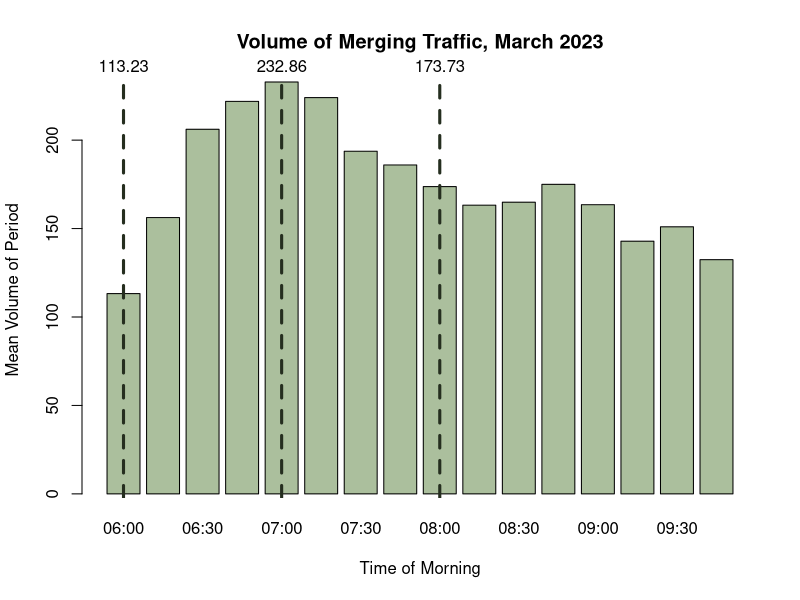
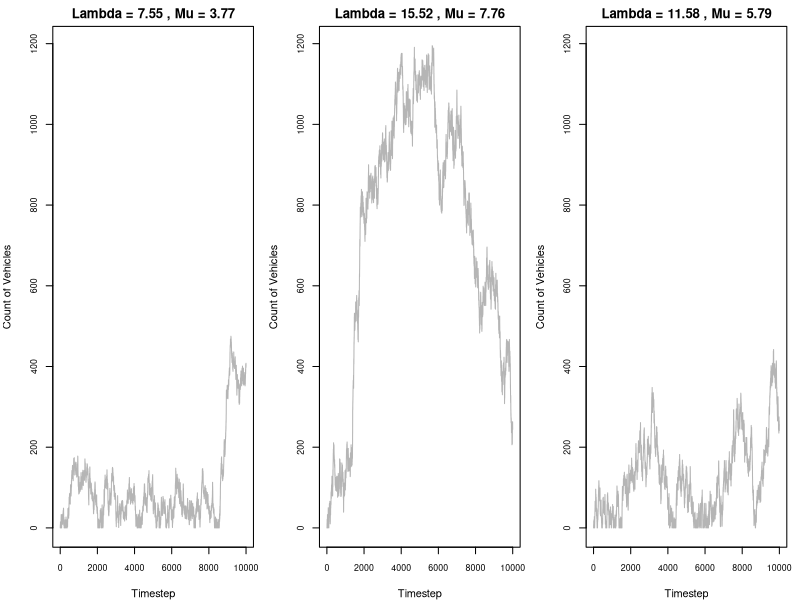
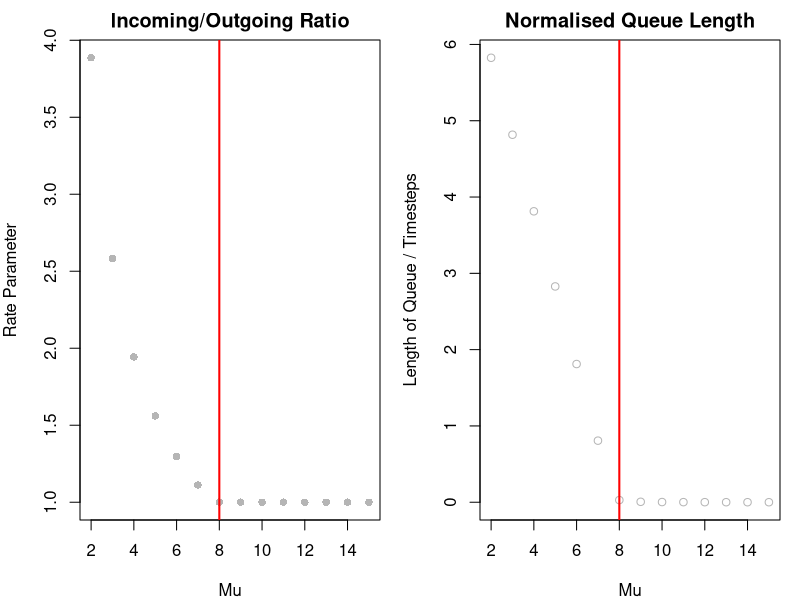
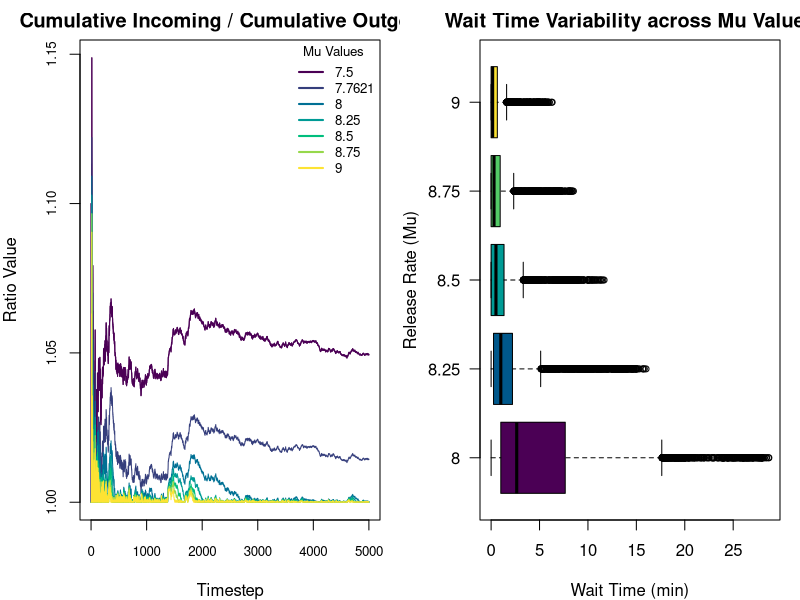
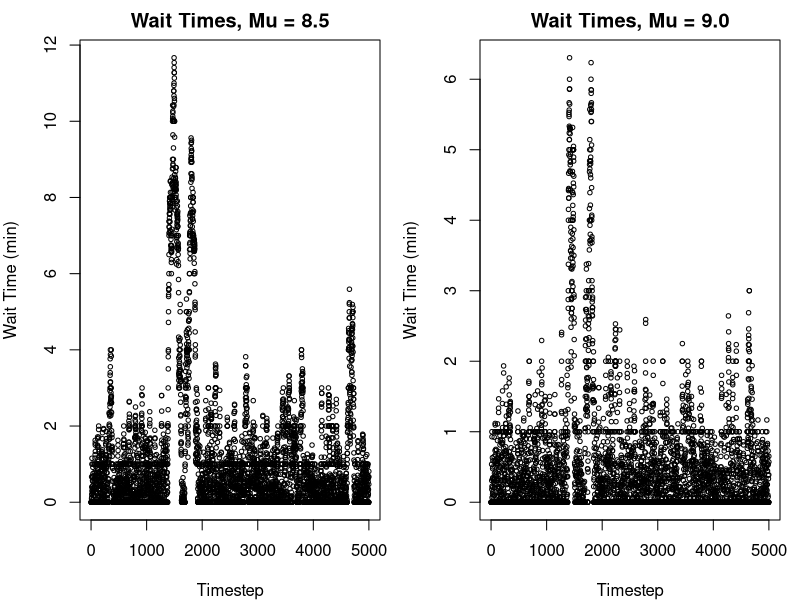
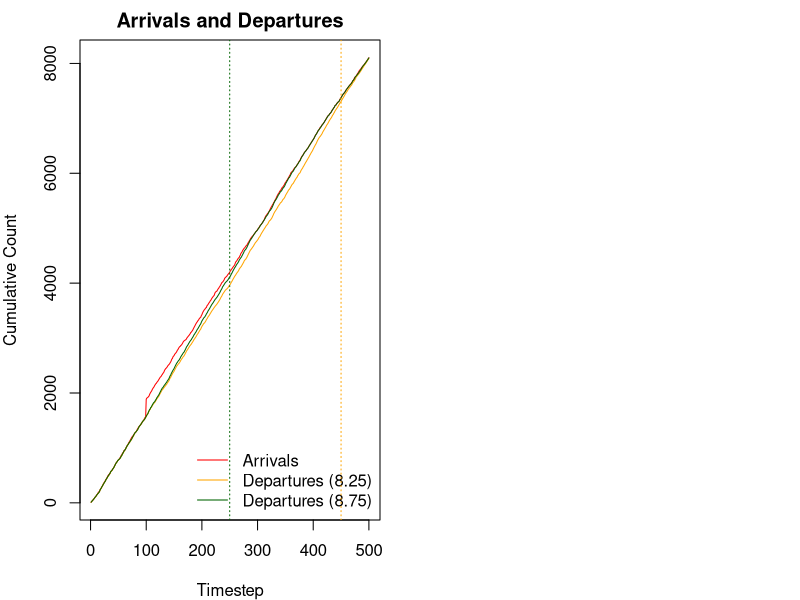
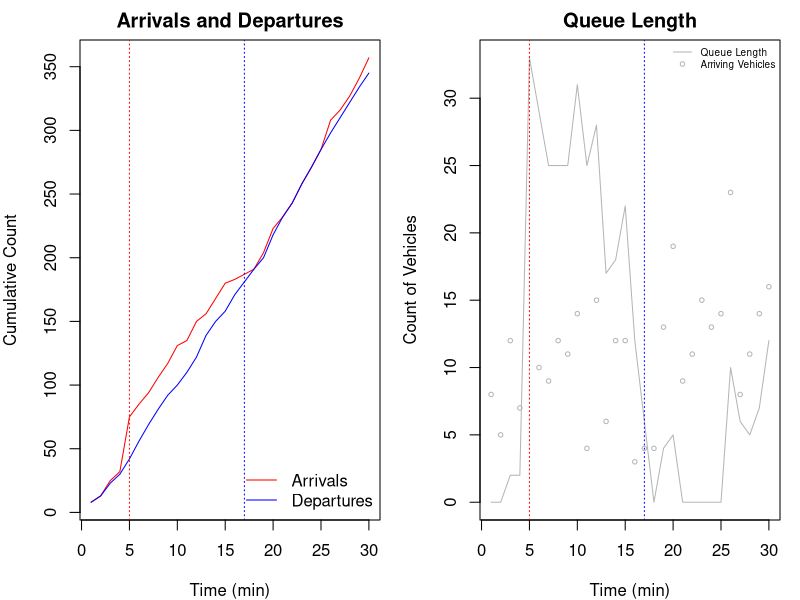
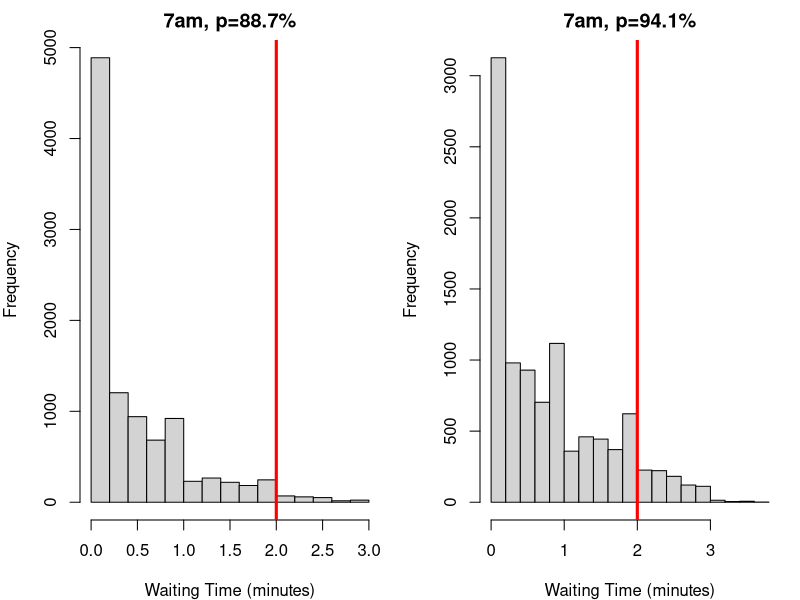

Recreate these plots in R, in order.
## ---- chunk 1
#| include: false

# Keep these commented as the full files were too large to upload to Github
# Importing datasets
# raw23 <- read.csv("2023-03.csv")
# raw25 <- read.csv("2025-03.csv")

# Filtering for on-ramp segment
# ramp25 <- raw25[raw25$MLinkID == 5725, ]
# ramp23 <- raw23[raw23$MLinkID == 5725, ]

# Filtering for the freeway segment directly following the on-ramp
# fwy25 <- raw25[raw25$MLinkID == 183, ]
# fwy23 <- raw23[raw23$MLinkID == 183, ]

# Simplified import commands
ramp25 <- read.csv("ramp25.csv")
ramp23 <- read.csv("ramp23.csv")

fwy25 <- read.csv("fwy25.csv")
fwy23 <- read.csv("fwy23.csv")
## ---- chunk 2
#| include: false

library(lubridate)

# Converting datetime strings to date objects
ramp23$Date.Time.AWST <- ymd_hm(ramp23$Date.Time.AWST)

# Adding day of the week column (1=sunday, 7=saturday)
ramp23$Weekday <- wday(ramp23$Date.Time.AWST)

# Adding hour of the day column
ramp23$Hour <- hour(ramp23$Date.Time.AWST)

# Adding 15-min segment identifier of column
ramp23$Period <- format(ramp23$Date.Time.AWST, "%H:%M")

# Removing weekends
ramp23.wk <- ramp23[ramp23$Weekday %in% c(2, 3, 4, 5, 6), ]

# Filtering for only the morning peak (6am-10am)
ramp23.pk.wk <- ramp23.wk[6 <= ramp23.wk$Hour & ramp23.wk$Hour < 10, ]

# Removing public holidays (March 6 is the onyl date - Labour Day)
ramp23.pk.wk <- ramp23.pk.wk[date(ramp23.pk.wk$Date.Time.AWST) != "2023-03-06", ]
## ---- chunk 3
head(ramp23[, c(-6, -7, -8, -9, -10)])
## ---- chunk 4
#| include: false

smeans <- aggregate(Volume ~ Period, 
                           data = ramp23.pk.wk, 
                           FUN = mean)

# getting max volume
smax <- max(smeans$Volume)
maxindex <- which(smeans$Volume == smax)

# getting mean volume
smean <- mean(smeans$Volume)

# getting min volume
smin <- min(smeans$Volume)
minindex <- which(smeans$Volume == smin)
## ---- chunk 5
#| echo: false

bp <- barplot(smeans$Volume, names.arg = smeans$Period, col="#abbf9d", xlab = "Time of Morning", ylab = "Mean Volume of Period", main="Volume of Merging Traffic, March 2023")

abline(v = bp[1], col = "#252e1f", lwd = 3, lty = 2)
text(x = bp[1], y = smax, labels = round(smeans$Volume[1], 2), pos = 3, xpd = TRUE)

abline(v = bp[5], col = "#252e1f", lwd = 3, lty = 2)
text(x = bp[5], y = smax, labels = round(smeans$Volume[5], 2), pos = 3, xpd = TRUE)

abline(v = bp[9], col = "#252e1f", lwd = 3, lty = 2)
text(x = bp[9], y = smax, labels = round(smeans$Volume[9], 2), pos = 3, xpd = TRUE)
## ---- chunk 6
#| echo: false
smu6  <- mean(ramp23.pk.wk[ramp23.pk.wk$Period == "06:00", 4])
svar6 <- var(ramp23.pk.wk[ramp23.pk.wk$Period == "06:00", 4])

data.frame (
  Mean = smu6,
  Variance = svar6,
  row.names = c("6am (min)")
)
## ---- chunk 7
#| include: false
ssize6 <- (smu6^2) / (svar6 - smu6)
## ---- chunk 8
sim1 <- rnbinom(10000, size = ssize6, mu = smu6)
sim2 <- rpois(10000, lambda = smu6)
data.frame (
  Mean = c(smu6, mean(sim1), mean(sim2)),
  Variance = c(svar6, var(sim1), mean(sim2)),
  row.names = c("Dataset", "NBinom Sim", "Poisson Sim  ")
)
## ---- chunk 9
#| echo: false
data.frame(
  Mean = smu6 / 15,
  Variance = svar6 / 15^2,
  Size = ((smu6/15)^2) / ((svar6/(15^2)) - smu6/15),
  row.names = c("Vehicles/min")
  )
## ---- chunk 10
#| echo: false

data.frame(
  Mean = c(smu6, smu6/15, smu6/15),
  Size = c(ssize6, ((smu6/15)^2) / ((svar6/(15^2)) - smu6/15), ssize6/15),
  row.names = c("Vehicles/15min", "Vehicles/min (Method 1)", "Vehicles/min (Method 2)")
)
## ---- chunk 11
#| include: false

# 6am models
# leave as the same

# 7am models
smu7  <- mean(ramp23.pk.wk[ramp23.pk.wk$Period == "07:00", 4])
svar7 <- var(ramp23.pk.wk[ramp23.pk.wk$Period == "07:00", 4])
ssize7 <- ((smu7^2) / (svar7 - smu7))

# 8am models
smu8  <- mean(ramp23.pk.wk[ramp23.pk.wk$Period == "08:00", 4])
svar8 <- var(ramp23.pk.wk[ramp23.pk.wk$Period == "08:00", 4])
ssize8 <- ((smu8^2) / (svar8 - smu8))

# update to vehicles / 15 minute
# we no longer use variance! DO NOT TOUCHHHH VARIANCE
smu6 <- smu6 / 15
ssize6 <- ssize6 / 15

smu7 <- smu7 / 15
ssize7 <- ssize7 / 15

smu8 <- smu8 / 15
ssize8 <- ssize8 / 15
## ---- chunk 12
#| echo: false

data.frame(
  Mean = c(smu6, smu7, smu8),
  Size = c(ssize6, ssize7, ssize8),
  row.names = c("6am (min)", "7am (max)", "8am (mean)")
)
## ---- chunk 13
onRampSimulation <- function(steps, alambda, asize, rmu, c) {
  set.seed(1234)
  
  queue <- c() # storage for vehicles currently in queue
  incoming <- numeric(steps) # track count of vehicles arrived
  outgoing <- numeric(steps) # track count of vehicles released
  
  wlength <- numeric(steps) # track length of queue in each timestep
  wtimesavg <- numeric(steps) # track AVERAGE waiting times of vehicles released in a timestep
  wtimesall <- c() # track INDIVIDUAL waiting times of vehicles released in a timestep

  for (i in 1:steps) {
    # calculate arrivals
    arate <- rnbinom(1, size=asize, mu=alambda)
    
    queue <- c(queue, rep(i, arate))
    incoming[i] <- arate
    
    # calculate departures
    rrate <- sum(rpois(c, lambda=rmu))
    released <- min(length(queue), rrate)
    
    outgoing[i] <- released
    
    # release cars and track wait times
    if (released > 0) {
      rtimes <- i - queue[1:released]
      wtimesavg[i] <- mean(rtimes)
      wtimesall <- c(wtimesall, rtimes)
      queue <- queue[-(1:released)]
    } else {
      wtimesavg[i] <- 0 
    }
    
    wlength[i] <- length(queue)
  }
  
  return(list(
    incoming = incoming,
    outgoing = outgoing,
    wtimesavg = wtimesavg,
    wtimesall = wtimesall,
    wlength = wlength)
    )
}
## ---- chunk 14
#| include: false

# easy method to run mutliple simulations
runMultiSims <- function(steps, alambdas, asizes, rmus, c){
  if (length(rmus) != length(alambdas) || length(alambdas) != length(asizes))
    stop("Must have an equal count for each parameter.")
  
  sims <- list()

  for (i in seq_along(rmus)) {
    sims[[i]] <- onRampSimulation(
      steps = steps, 
      alambda = alambdas[i],
      asize = asizes[i],
      rmu = rmus[i], 
      c = c
    )
  }
  
  maxlength <- 0
  for (sim in sims) {
    maxlength <- max(sim$wlength, maxlength)
  }
  
  data <- list(
    sims = sims,
    maxlength = maxlength
  )
  
  return(data)
}
## ---- chunk 15
#| echo: false

c <- 2

rmu6 <- smu6/c
rmu7 <- smu7/c
rmu8 <- smu8/c

data.frame(
  Best = c(smu6, rmu6),
  Worst = c(smu7, rmu7),
  Average = c(smu8, rmu8),
  row.names = c("Arrival Rate", "Departure Rate")
)
## ---- chunk 16
#| echo: false
alambdas <- c(smu6, smu7, smu8)
asizes <- c(ssize6, ssize7, ssize8)
rmus <- c(rmu6, rmu7, rmu8)

sims <- runMultiSims(10000, alambdas, asizes, rmus, 2)
maxqueue <- sims$maxlength
sims <- sims$sims # can just rassign

par(mfrow=c(1, length(rmus)), mar=c(4, 4, 2, 1))

for (i in seq_along(rmus)) {
  plot(
    sims[[i]]$wlength,
    type = "l",
    xlab = "Timestep",
    ylab = "Count of Vehicles",
    ylim = c(0, maxqueue),
    cex.axis = 0.8,
    col = "#b5b5b5",
    main = paste("Lambda =", round(alambdas[i], 2), ", Mu =", round(rmus[i], 2))
  )
}

paste("Maximum length:", maxqueue)

## ---- chunk 17
#| echo: false

steps <- 1000
rmus <- seq(2, 15)
count <- length(rmus)
c <- 2

sims <- runMultiSims(steps, rep(smu7, count), rep(ssize7, count), rmus, c)
# inoutrate <- sapply(sims$sims, function(x) mean(x$incoming/x$outgoing))
inoutrate <- sapply(sims$sims, function(x) sum(x$incoming)/sum(x$outgoing))
meanlength <- sapply(sims$sims, function(x) mean(x$wlength)/steps) # /steps to normalise

par(mfrow=c(1, 2))
plot(rmus, inoutrate, main="Incoming/Outgoing Ratio", ylab="Rate Parameter", xlab="Mu", pch=16, col="#b5b5b5")
abline(v=8, col="red", lwd = 2)
plot(rmus, meanlength, col="#b5b5b5", main="Normalised Queue Length", ylab="Length of Queue / Timesteps", xlab="Mu")
abline(v=8, col="red", lwd = 2)

paste("Recall that the incoming rate is", round(smu7, 2), "with a critical Mu of", round(rmu7, 2))
## ---- chunk 18
slope <- lm(meanlength[rmus < 8] ~ rmus[rmus < 8], )
summary(slope)
## ---- chunk 19
#| echo: false

steps <- 5000
rmus <- c(7.5, round(rmu7, 4), seq(8, 9, 0.25))
count <- length(rmus)
c <- 2

# can delete shite above
cols <- hcl.colors(length(rmus), "Viridis")

sims <- runMultiSims(steps, rep(smu7, count), rep(ssize7, count), rmus, c)$sims

plot(
    cumsum(sims[[1]]$incoming) / cumsum(sims[[1]]$outgoing),
    type = "l",
    xlab = "Timestep",
    ylab = "Ratio Value",
    cex.axis = 0.8,
    col = cols[1],
    main = "Cumulative Incoming / Cumulative Outgoing"
  )

# need to replot 1 so it shows ontop
for (i in seq_along(rmus)) {
  lines(
    cumsum(sims[[i]]$incoming) / cumsum(sims[[i]]$outgoing),
    col=cols[i]
    )
}

legend("topright", legend = rmus, col = cols, lty = 1, lwd = 2, title = "Mu Values", bty = "n", cex = 0.8)
## ---- chunk 20
#| echo: false

# use sims from above

rmus <- rmus[c(-1, -2)]
sims <- sims[c(-1, -2)]

plotlist <- lapply(sims, function(x) x$wtimesavg)
names(plotlist) <- rmus

boxplot(plotlist, 
        horizontal=TRUE, 
        las=1,
        col=hcl.colors(length(rmus), "Viridis"),
        xlab="Wait Time (min)", 
        ylab="Release Rate (Mu)",
        main="Wait Time Variability across Mu Values",
        outline=TRUE,
        cex=0.8
        )
## ---- chunk 21
summary(plotlist$"8.25")
## ---- chunk 22
lower <- smu7 / (c * 9.00)
upper <- smu7 / (c * 8.75)
c(lower, upper)
## ---- chunk 23
summary(plotlist$"9") # 86.2% utilisation
summary(plotlist$"8.75") #88.7% utilisation
## ---- chunk 24
par(mfrow = c(1, 2))
plot(plotlist$"8.5", xlab="Timestep", ylab="Wait Time (min)", main="Wait Times, Mu = 8.5", cex=0.6)
plot(plotlist$"9", xlab="Timestep", ylab="Wait Time (min)", main="Wait Times, Mu = 9.0", cex=0.6)
## ---- chunk 25
#| include: false

# FOR THE SIMULATION BELOW
# alambda refers to TOTAL arrival rate /min
# asize refers to dispersion parameter
# rmu refers to PER LANE departure rate /min

# CHANGES
# defaults to 2 lanes
# threshold : the length of queue (count) before a 3rd temp lane is opened
# injection: a vector c(count of vehicles to inject, timestep of injection)
# shift: a vector c(new alambda, new asize, timestep to switch to new model)

onRampTransientSimulation <- function(steps, alambda, asize, rmu, 
                                      injection = c(0, 0), 
                                      shift = c(0, 0, 0), 
                                      threshold = Inf) {
  set.seed(1234)
  
  queue <- c() # storage for vehicles currently in queue
  incoming <- numeric(steps) # track count of vehicles arrived
  outgoing <- numeric(steps) # track count of vehicles released
  
  wlength <- numeric(steps) # track length of queue in each timestep
  wtimesavg <- numeric(steps) # track AVERAGE waiting times of vehicles released in a timestep
  wtimesall <- c() # track INDIVIDUAL waiting times of vehicles released in a timestep

  for (i in 1:steps) {
    # control temporary lane
    c <- 2 # defaults to 2 lanes if below threshold
    if ((i != 1) && (wlength[i-1] > threshold)) {
      c <- 3
    }
    
    # control model shift
    if(i == shift[3]) {
      alambda <- shift[1]
      asize <- shift[2]
    }
    
    # calculate arrivals
    arate <- rnbinom(1, size=asize, mu=alambda)
    # control vehicle injection
    if(i == injection[2]) {
      arate <- arate + injection[1]
    }
    queue <- c(queue, rep(i, arate))
    incoming[i] <- arate

    # calculate departures
    rrate <- sum(rpois(c, lambda=rmu))
    released <- min(length(queue), rrate)
    
    outgoing[i] <- released
    
    # release cars and track wait times
    if (released > 0) {
      rtimes <- i - queue[1:released]
      wtimesavg[i] <- mean(rtimes)
      wtimesall <- c(wtimesall, rtimes)
      queue <- queue[-(1:released)]
    } else {
      wtimesavg[i] <- 0 
    }
    
    wlength[i] <- length(queue)
  }
  
  return(list(
    incoming = incoming,
    outgoing = outgoing,
    wtimesavg = wtimesavg,
    wtimesall = wtimesall,
    wlength = wlength)
    )
}
## ---- chunk 26
#| echo: false

sim1 <- onRampTransientSimulation(500, smu7, ssize7, 8.25,
                          injection = c(300, 100), # 300 vehicles, timestep 100
)
sim2 <- onRampTransientSimulation(500, smu7, ssize7, 8.75,
                          injection = c(300, 100), # 300 vehicles, timestep 100
)

plot(cumsum(sim1$incoming), type="l", lty=1, col="red", xlab="Timestep", ylab="Cumulative Count", main="Arrivals and Departures")
lines(cumsum(sim1$outgoing), type="l", col="orange")
lines(cumsum(sim2$outgoing), type="l", col="darkgreen")

legend("bottomright", legend=c("Arrivals", "Departures (8.25)", "Departures (8.75)"), col=c("red", "orange", "darkgreen"), lty=1, bty="n")
abline(v=250, col="darkgreen", lty=3)
abline(v=450, col="orange", lty=3)
## ---- chunk 27
sim <- onRampTransientSimulation(30, smu8, ssize8, rmu8/0.85,
                          injection = c(30, 5))
## ---- chunk 28
#| echo: false

par(mfrow = c(1, 2))
plot(cumsum(sim$incoming), type="l", lty=1, col="red", xlab="Time (min)", ylab="Cumulative Count", main="Arrivals and Departures")
lines(cumsum(sim$outgoing), type="l", col="blue")
legend("bottomright", legend=c("Arrivals", "Departures"), col=c("red", "blue"), lty=1, bty="n")
abline(v=5, col="red", lty=3)
abline(v=17, col="blue", lty=3)

plot(sim$wlength, type="l", main="Queue Length", xlab="Time (min)", ylab="Count of Vehicles", col="#b5b5b5")
points(sim$incoming, cex = 0.6, col="#b5b5b5")
legend("topright", legend=c("Queue Length", "Arriving Vehicles"), col="#b5b5b5", lty=c(1, 0), pch=c(NA, 1), bty="n", cex=0.6)
abline(v=5, col="red", lty=3)
abline(v=17, col="blue", lty=3)
## ---- chunk 29
summary(sim$wtimesavg)
## ---- chunk 30
threshold <- 67 * 0.7 # open temp lane at 70% capacity

par(mfrow = c(1, 2))
# testing 88% utilisation
sim88 <- onRampTransientSimulation(10000, smu7, ssize7, rmu7 / 0.887,
                                   threshold = threshold)
hist(sim88$wtimesavg, main = "7am, p=88.7%", xlab="Waiting Time (minutes)", breaks = 20)
abline(v = 2, lwd = 3, col="red")

# testing 94% utilisation
sim94 <- onRampTransientSimulation(10000, smu7, ssize7, rmu7 / 0.941,
                                   threshold = threshold)
hist(sim94$wtimesavg, main = "7am, p=94.1%", xlab="Waiting Time (minutes)", breaks = 20)
abline(v = 2, lwd = 3, col="red")

# confirming system has not 'spilled' back
max(sim88$wlength)
max(sim94$wlength)
## ---- chunk 31
#| include: false

# using 88.7% utilisation rate
prop.test(x = sum(sim88$wtimesavg > 2), 
          n = length(sim88$wtimesavg), 
          p = 0.1, 
          alternative = "greater", 
          conf.level = 0.95)

# using 94.1% utilisation rate
prop.test(x = sum(sim94$wtimesavg > 2), 
          n = length(sim94$wtimesavg), 
          p = 0.1, 
          alternative = "greater", 
          conf.level = 0.95)
## ---- chunk 32
#| echo: false

data.frame(
  P_Value = c("1.00", "0.9999"),
  Proportion = c("0.0218", "0.089"),
  row.names = c("88.7% Utilisation", "94.1% Utilisation")
)
## ---- chunk 33
summary(sim94$wtimesavg)
mean(sim94$wtimesavg < 2)
## ---- chunk 34
# PLOTTING BANK
data <- onRampSimulation(steps=5000, alambda=smu6, asize=ssize6, rmu=(rmu6 - 0), c=2)
incoming <- data$incoming
outgoing <- data$outgoing
wtimesavg <- data$wtimesavg
wtimesall <- data$wtimesall
wlength <- data$wlength

# hysteresis plot
plot(wlength, wtimesavg)

# one more
plot(cumsum(incoming) / cumsum(outgoing))
plot(incoming / outgoing)

# level of service
hist(wtimesall)

plot(cumsum(incoming) / cumsum(outgoing))

# SENSITIVITY THING I DIDNT LIKE
steps <- 1000
rmus <- c(6, 7, 8)
count <- length(rmus)
c <- 2

sims <- runMultiSims(steps, rep(smu7, count), rep(ssize7, count), rmus, c)$sims

par(mfrow = c(1, count))
for (i in seq_along(rmus)) {
  plot(
    sims[[i]]$wlength,
    type = "l",
    xlab = "Timestep",
    ylab = "Count of Vehicles",
    cex.axis = 0.8,
    col = "#b5b5b5",
    main = paste("Mu =", round(rmus[i], 2))
  )
}
